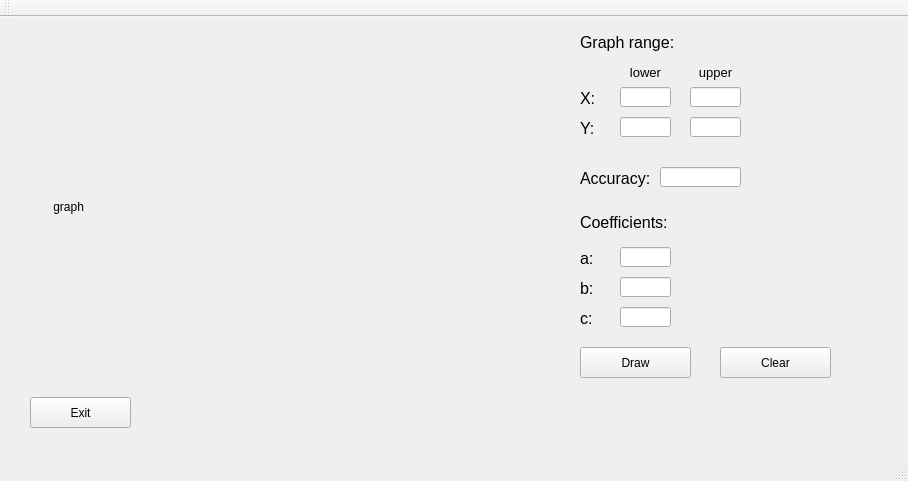
<?xml version="1.0" encoding="UTF-8"?>
<ui version="4.0">
 <class>MainWindow</class>
 <widget class="QMainWindow" name="MainWindow">
  <property name="geometry">
   <rect>
    <x>0</x>
    <y>0</y>
    <width>908</width>
    <height>481</height>
   </rect>
  </property>
  <property name="windowTitle">
   <string>MainWindow</string>
  </property>
  <widget class="QWidget" name="centralWidget">
   <widget class="QLineEdit" name="inputLeftX">
    <property name="geometry">
     <rect>
      <x>620</x>
      <y>70</y>
      <width>51</width>
      <height>20</height>
     </rect>
    </property>
   </widget>
   <widget class="QLineEdit" name="inputRightX">
    <property name="geometry">
     <rect>
      <x>690</x>
      <y>70</y>
      <width>51</width>
      <height>20</height>
     </rect>
    </property>
   </widget>
   <widget class="QLabel" name="label">
    <property name="geometry">
     <rect>
      <x>580</x>
      <y>10</y>
      <width>121</width>
      <height>31</height>
     </rect>
    </property>
    <property name="font">
     <font>
      <pointsize>12</pointsize>
     </font>
    </property>
    <property name="text">
     <string>Graph range:</string>
    </property>
    <property name="alignment">
     <set>Qt::AlignLeading|Qt::AlignLeft|Qt::AlignVCenter</set>
    </property>
   </widget>
   <widget class="QLabel" name="label_2">
    <property name="geometry">
     <rect>
      <x>580</x>
      <y>60</y>
      <width>31</width>
      <height>31</height>
     </rect>
    </property>
    <property name="font">
     <font>
      <pointsize>12</pointsize>
     </font>
    </property>
    <property name="text">
     <string>X:</string>
    </property>
    <property name="alignment">
     <set>Qt::AlignBottom|Qt::AlignLeading|Qt::AlignLeft</set>
    </property>
   </widget>
   <widget class="QLabel" name="label_3">
    <property name="geometry">
     <rect>
      <x>620</x>
      <y>40</y>
      <width>51</width>
      <height>31</height>
     </rect>
    </property>
    <property name="font">
     <font>
      <pointsize>10</pointsize>
     </font>
    </property>
    <property name="text">
     <string>lower</string>
    </property>
    <property name="alignment">
     <set>Qt::AlignCenter</set>
    </property>
   </widget>
   <widget class="QLabel" name="label_4">
    <property name="geometry">
     <rect>
      <x>690</x>
      <y>40</y>
      <width>51</width>
      <height>31</height>
     </rect>
    </property>
    <property name="font">
     <font>
      <pointsize>10</pointsize>
     </font>
    </property>
    <property name="text">
     <string>upper</string>
    </property>
    <property name="alignment">
     <set>Qt::AlignCenter</set>
    </property>
   </widget>
   <widget class="QLineEdit" name="inputRightY">
    <property name="geometry">
     <rect>
      <x>690</x>
      <y>100</y>
      <width>51</width>
      <height>20</height>
     </rect>
    </property>
   </widget>
   <widget class="QLabel" name="label_5">
    <property name="geometry">
     <rect>
      <x>580</x>
      <y>90</y>
      <width>31</width>
      <height>31</height>
     </rect>
    </property>
    <property name="font">
     <font>
      <pointsize>12</pointsize>
     </font>
    </property>
    <property name="text">
     <string>Y:</string>
    </property>
    <property name="alignment">
     <set>Qt::AlignBottom|Qt::AlignLeading|Qt::AlignLeft</set>
    </property>
   </widget>
   <widget class="QLineEdit" name="inputLeftY">
    <property name="geometry">
     <rect>
      <x>620</x>
      <y>100</y>
      <width>51</width>
      <height>20</height>
     </rect>
    </property>
   </widget>
   <widget class="QLabel" name="label_6">
    <property name="geometry">
     <rect>
      <x>580</x>
      <y>140</y>
      <width>71</width>
      <height>31</height>
     </rect>
    </property>
    <property name="font">
     <font>
      <pointsize>12</pointsize>
     </font>
    </property>
    <property name="text">
     <string>Accuracy:</string>
    </property>
    <property name="alignment">
     <set>Qt::AlignBottom|Qt::AlignLeading|Qt::AlignLeft</set>
    </property>
   </widget>
   <widget class="QLineEdit" name="inputAccuracy">
    <property name="geometry">
     <rect>
      <x>660</x>
      <y>150</y>
      <width>81</width>
      <height>20</height>
     </rect>
    </property>
   </widget>
   <widget class="QLabel" name="label_7">
    <property name="geometry">
     <rect>
      <x>580</x>
      <y>250</y>
      <width>31</width>
      <height>31</height>
     </rect>
    </property>
    <property name="font">
     <font>
      <pointsize>12</pointsize>
     </font>
    </property>
    <property name="text">
     <string>b:</string>
    </property>
    <property name="alignment">
     <set>Qt::AlignBottom|Qt::AlignLeading|Qt::AlignLeft</set>
    </property>
   </widget>
   <widget class="QLabel" name="label_8">
    <property name="geometry">
     <rect>
      <x>580</x>
      <y>220</y>
      <width>31</width>
      <height>31</height>
     </rect>
    </property>
    <property name="font">
     <font>
      <pointsize>12</pointsize>
     </font>
    </property>
    <property name="text">
     <string>a:</string>
    </property>
    <property name="alignment">
     <set>Qt::AlignBottom|Qt::AlignLeading|Qt::AlignLeft</set>
    </property>
   </widget>
   <widget class="QLineEdit" name="InputB">
    <property name="geometry">
     <rect>
      <x>620</x>
      <y>260</y>
      <width>51</width>
      <height>20</height>
     </rect>
    </property>
   </widget>
   <widget class="QLineEdit" name="inputA">
    <property name="geometry">
     <rect>
      <x>620</x>
      <y>230</y>
      <width>51</width>
      <height>20</height>
     </rect>
    </property>
   </widget>
   <widget class="QLineEdit" name="InputC">
    <property name="geometry">
     <rect>
      <x>620</x>
      <y>290</y>
      <width>51</width>
      <height>20</height>
     </rect>
    </property>
   </widget>
   <widget class="QLabel" name="label_9">
    <property name="geometry">
     <rect>
      <x>580</x>
      <y>280</y>
      <width>31</width>
      <height>31</height>
     </rect>
    </property>
    <property name="font">
     <font>
      <pointsize>12</pointsize>
     </font>
    </property>
    <property name="text">
     <string>c:</string>
    </property>
    <property name="alignment">
     <set>Qt::AlignBottom|Qt::AlignLeading|Qt::AlignLeft</set>
    </property>
   </widget>
   <widget class="QLabel" name="label_10">
    <property name="geometry">
     <rect>
      <x>580</x>
      <y>190</y>
      <width>121</width>
      <height>31</height>
     </rect>
    </property>
    <property name="font">
     <font>
      <pointsize>12</pointsize>
     </font>
    </property>
    <property name="text">
     <string>Coefficients:</string>
    </property>
    <property name="alignment">
     <set>Qt::AlignLeading|Qt::AlignLeft|Qt::AlignVCenter</set>
    </property>
   </widget>
   <widget class="QPushButton" name="draw">
    <property name="geometry">
     <rect>
      <x>580</x>
      <y>330</y>
      <width>111</width>
      <height>31</height>
     </rect>
    </property>
    <property name="text">
     <string>Draw</string>
    </property>
   </widget>
   <widget class="QPushButton" name="clear">
    <property name="geometry">
     <rect>
      <x>720</x>
      <y>330</y>
      <width>111</width>
      <height>31</height>
     </rect>
    </property>
    <property name="text">
     <string>Clear</string>
    </property>
   </widget>
   <widget class="QPushButton" name="exit">
    <property name="geometry">
     <rect>
      <x>30</x>
      <y>380</y>
      <width>101</width>
      <height>31</height>
     </rect>
    </property>
    <property name="text">
     <string>Exit</string>
    </property>
   </widget>
   <widget class="QLabel" name="outputGraph">
    <property name="geometry">
     <rect>
      <x>20</x>
      <y>20</y>
      <width>540</width>
      <height>340</height>
     </rect>
    </property>
    <property name="text">
     <string>          graph</string>
    </property>
   </widget>
  </widget>
  <widget class="QMenuBar" name="menuBar">
   <property name="geometry">
    <rect>
     <x>0</x>
     <y>0</y>
     <width>908</width>
     <height>21</height>
    </rect>
   </property>
  </widget>
  <widget class="QToolBar" name="mainToolBar">
   <attribute name="toolBarArea">
    <enum>TopToolBarArea</enum>
   </attribute>
   <attribute name="toolBarBreak">
    <bool>false</bool>
   </attribute>
  </widget>
  <widget class="QStatusBar" name="statusBar"/>
 </widget>
 <layoutdefault spacing="6" margin="11"/>
 <resources/>
 <connections/>
</ui>
